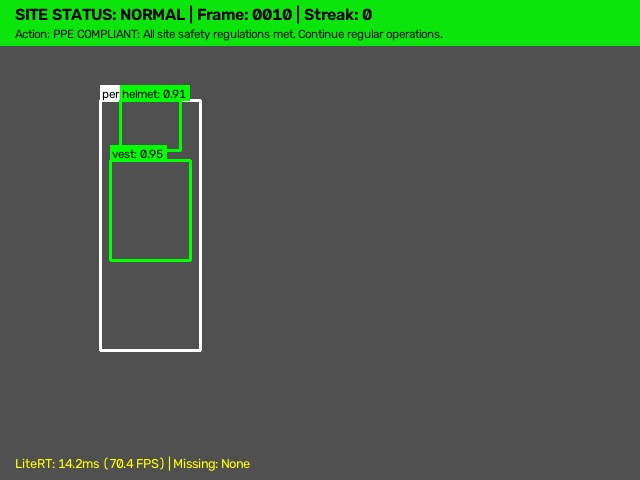
#> input picture results/snapshots/step6_annotated_normal.jpg, 640 x 480 px
$ python generate_visualizations.py
#> lines starting #> are read from the running program, lines starting #| are printed output that depends on the picture
### src/config.py
"""
=============================================================================
CS21: PPE (Helmet/Vest) Detection on Site - Edge Analytics
Configuration Module (config.py)
-----------------------------------------------------------------------------
All tunable hyperparameters, thresholds, file paths, and class labels
are centralized in this file. Designed for easy tuning and viva demonstration.
=============================================================================
"""

import os
from pathlib import Path

# --- Base Directory Paths ---
BASE_DIR = Path(__file__).resolve().parent.parent
DATA_DIR = BASE_DIR / "data"
VIDEOS_DIR = DATA_DIR / "videos"
SAMPLES_DIR = DATA_DIR / "samples"
MODELS_DIR = BASE_DIR / "models"
SRC_DIR = BASE_DIR / "src"
RESULTS_DIR = BASE_DIR / "results"
GRAPHS_DIR = RESULTS_DIR / "graphs"
LOGS_DIR = RESULTS_DIR / "alert_logs"
SNAPSHOTS_DIR = RESULTS_DIR / "snapshots"
SCREENSHOTS_DIR = RESULTS_DIR / "screenshots"
NOTEBOOKS_DIR = BASE_DIR / "notebooks"

# Test Video Filepaths (Step 2 Scenarios)
VIDEO_NORMAL_PATH = VIDEOS_DIR / "normal_scenario.mp4"
VIDEO_ABNORMAL_PATH = VIDEOS_DIR / "abnormal_scenario.mp4"
VIDEO_CRITICAL_PATH = VIDEOS_DIR / "critical_scenario.mp4"

# Video generation & stream parameters
VIDEO_WIDTH = 640
VIDEO_HEIGHT = 480
VIDEO_FPS = 30
VIDEO_FRAME_COUNT = 150  # 5 seconds duration at 30 fps

# Ensure all output directories exist
for folder in [DATA_DIR, VIDEOS_DIR, SAMPLES_DIR, MODELS_DIR, RESULTS_DIR, GRAPHS_DIR, LOGS_DIR, SNAPSHOTS_DIR, SCREENSHOTS_DIR, NOTEBOOKS_DIR]:
    folder.mkdir(parents=True, exist_ok=True)

# --- Model & LiteRT Inference Settings ---
# YOLOv8n exported to LiteRT/TFLite
MODEL_FILENAME = "ppe_model.tflite"
MODEL_PATH = MODELS_DIR / MODEL_FILENAME

# YOLOv8 default input dimensions
INPUT_WIDTH = 640
INPUT_HEIGHT = 640
INPUT_CHANNELS = 3

# Preprocessing Settings (Step 3)
ENABLE_BRIGHTNESS_CORRECTION = True
CLAHE_CLIP_LIMIT = 2.0
CLAHE_TILE_GRID_SIZE = (8, 8)
ENABLE_BLUR_DETECTION = True
BLUR_LAPLACIAN_THRESHOLD = 50.0  # Variance below this threshold indicates motion blur

# Inference Thresholds (Step 4)
CONFIDENCE_THRESHOLD = 0.50   # Minimum box detection confidence
IOU_THRESHOLD = 0.45          # Non-Maximum Suppression (NMS) threshold

# Model Class Labels (5 classes)
CLASS_NAMES = [
    "person",      # Class 0: Detected worker/person
    "helmet",      # Class 1: Wearing helmet/hard-hat (Safety compliant)
    "no_helmet",   # Class 2: Missing helmet (Violation)
    "vest",        # Class 3: Wearing reflective vest (Safety compliant)
    "no_vest"      # Class 4: Missing safety vest (Violation)
]

# Color map for bounding box visualization (BGR format for OpenCV)
CLASS_COLORS = {
    "person": (255, 255, 255),    # White
    "helmet": (0, 255, 0),        # Green (Compliant)
    "no_helmet": (0, 0, 255),     # Red (Non-compliant)
    "vest": (0, 255, 0),          # Green (Compliant)
    "no_vest": (0, 0, 255)        # Red (Non-compliant)
}

# --- Edge Decision Logic Rules (Step 5) ---
# Consecutive frame thresholds to eliminate single-frame transient sensor noise
WARNING_CONSECUTIVE_FRAMES = 5    # Missing 1 item for >= 5 consecutive frames
CRITICAL_CONSECUTIVE_FRAMES = 15  # Missing both OR single violation >= 15 consecutive frames

# System Safety Statuses
STATUS_NORMAL = "NORMAL"
STATUS_WARNING = "WARNING"
STATUS_CRITICAL = "CRITICAL"

STATUS_COLORS = {
    STATUS_NORMAL: (0, 255, 0),       # Green
    STATUS_WARNING: (0, 191, 255),    # Amber / Orange (BGR: 0, 191, 255)
    STATUS_CRITICAL: (0, 0, 255)      # Red
}

# Prescriptive Action Prescriptions (Edge Prescriptive Analytics)
PRESCRIPTIVE_ACTIONS = {
    STATUS_NORMAL: "PPE COMPLIANT: All site safety regulations met. Continue regular operations.",
    STATUS_WARNING: "CAUTION: Partial PPE violation detected. Issue audio warning & verify compliance.",
    STATUS_CRITICAL: "HAZARD: Severe PPE non-compliance! Halt heavy machinery and alert site safety manager."
}

# --- Edge-to-Cloud Logging & Networking (Step 7) ---
DB_NAME = "ppe_alerts.db"
DB_PATH = LOGS_DIR / DB_NAME
CSV_PATH = LOGS_DIR / "ppe_alerts.csv"
SUMMARY_CSV_PATH = LOGS_DIR / "ppe_1min_summary.csv"

# Cloud connectivity toggle
CLOUD_CONNECTED_DEFAULT = True

# Cloud network latency simulation bounds (in milliseconds)
SIMULATED_CLOUD_LATENCY_MIN_MS = 200.0   # e.g., 4G/LTE round trip + queueing
SIMULATED_CLOUD_LATENCY_MAX_MS = 2000.0  # high congestion or weak site signal

# Summary reporting interval
SUMMARY_INTERVAL_SECONDS = 60.0

# --- General System Settings ---
RANDOM_SEED = 42
DEBUG_MODE = True

### src/generate_visualizations.py
"""
=============================================================================
CS21: PPE Detection - Master Visualization Panel Generator (generate_visualizations.py)
-----------------------------------------------------------------------------
Generates an all-in-one comprehensive visualization panel for Step 10:
  Panel 1: Triple Annotated Camera Frames (Normal, Warning, Critical)
  Panel 2: Temporal Violation Trajectory with Threshold Markers
  Panel 3: Edge vs Cloud Latency Histogram
  Panel 4: Model 5x5 Normalized Confusion Matrix

Saves output to `results/graphs/master_visualization_panel.png`.
=============================================================================
"""

import sys
import os
from pathlib import Path
import cv2
import numpy as np
import matplotlib.pyplot as plt
import seaborn as sns

# Ensure src directory is in path
sys.path.append(str(Path(__file__).resolve().parent))
import config


def build_master_visualization():
    print("=" * 65)
    print("CS21: STEP 10 - GENERATING MASTER VISUALIZATION PANEL")
    print("=" * 65)

    config.GRAPHS_DIR.mkdir(parents=True, exist_ok=True)
    out_path = config.GRAPHS_DIR / "master_visualization_panel.png"

    # Create figure with 2x2 grid
    fig = plt.figure(figsize=(18, 14), facecolor="#F8FAFC")
    gs = fig.add_gridspec(2, 2, hspace=0.28, wspace=0.22)

    # -------------------------------------------------------------
    # 1. Top-Left: Triple Annotated Camera Frames Collage
    # -------------------------------------------------------------
    ax1 = fig.add_subplot(gs[0, 0])

    # Load the 3 annotated snapshot images
    norm_path = config.SNAPSHOTS_DIR / "step6_annotated_normal.jpg"
    warn_path = config.SNAPSHOTS_DIR / "step6_annotated_warning.jpg"
    crit_path = config.SNAPSHOTS_DIR / "step6_annotated_critical.jpg"

    def read_rgb(p):
        if p.exists():
            img = cv2.imread(str(p))
#> img is the input picture: shape (480, 640, 3); mean B, G, R 73.9, 95.4, 74.4
            return cv2.cvtColor(img, cv2.COLOR_BGR2RGB)
        return np.ones((480, 640, 3), dtype=np.uint8) * 128

    img_norm = read_rgb(norm_path)
    img_warn = read_rgb(warn_path)
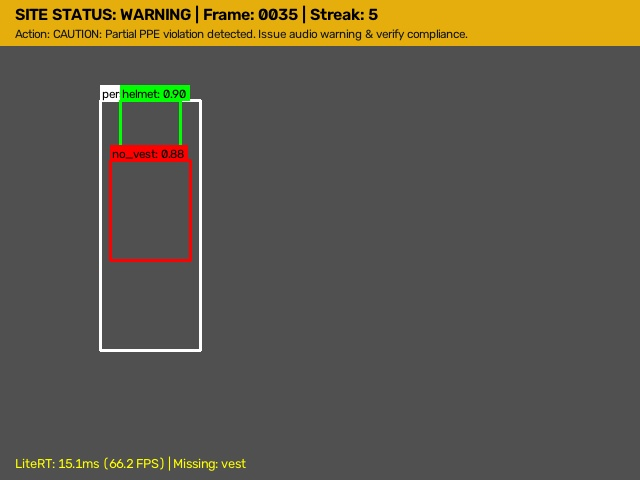
#> input picture results/snapshots/step6_annotated_warning.jpg, 640 x 480 px
#> in read_rgb, img is the input picture: shape (480, 640, 3); mean B, G, R 74.1, 89, 94.4
    img_crit = read_rgb(crit_path)
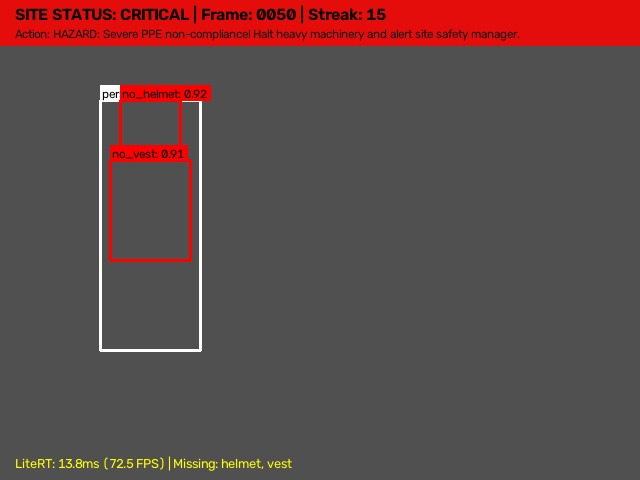
#> input picture results/snapshots/step6_annotated_critical.jpg, 640 x 480 px
#> in read_rgb, img is the input picture: shape (480, 640, 3); mean B, G, R 73.5, 74.3, 95.5

    # Stack horizontally or show representative composite
    # Resize to fit side-by-side
    target_h = 240
    target_w = 320
    r_norm = cv2.resize(img_norm, (target_w, target_h))
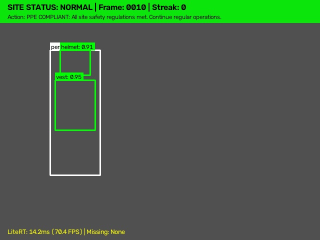
#> r_norm: shape (240, 320, 3); mean R, G, B 74.4, 95.4, 73.9
    r_warn = cv2.resize(img_warn, (target_w, target_h))
    r_crit = cv2.resize(img_crit, (target_w, target_h))

    # Composite: Top row (Normal & Warning), Bottom row (Critical centered)
    top_row = np.hstack([r_norm, r_warn])
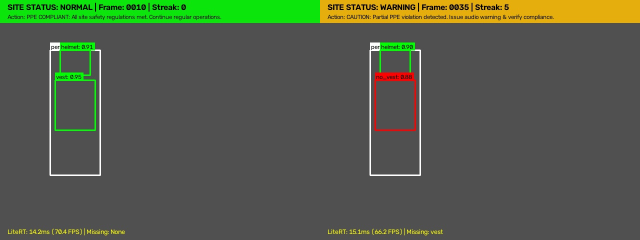
#> top_row: shape (240, 640, 3); mean R, G, B 84.4, 92.2, 74
    bottom_pad = np.zeros_like(r_crit)
    bottom_row = np.hstack([r_crit, bottom_pad])
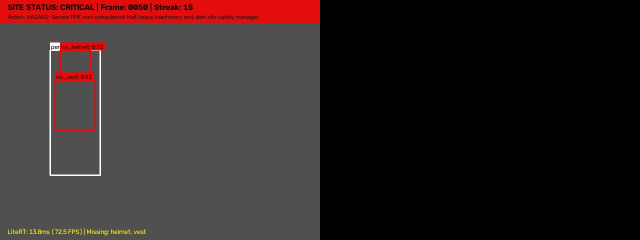
#> bottom_row: shape (240, 640, 3); mean R, G, B 47.7, 37.1, 36.8
    composite = np.vstack([top_row, bottom_row])
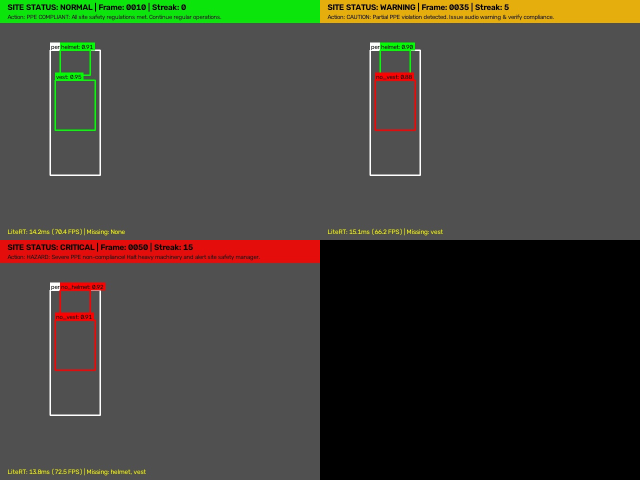
#> composite: shape (480, 640, 3); mean R, G, B 66.1, 64.7, 55.4

    ax1.imshow(composite)
    ax1.set_title("A. Annotated Edge Camera Frames (Normal, Warning, Critical)", fontsize=13, fontweight='bold', pad=10)
    ax1.axis("off")

    # -------------------------------------------------------------
    # 2. Top-Right: Violations Over Time with Threshold Lines
    # -------------------------------------------------------------
    ax2 = fig.add_subplot(gs[0, 1])
    frames = np.arange(0, 150)
    streak = np.zeros(150)
    for i in range(30, 150):
        streak[i] = i - 30 + 1

    ax2.plot(frames, streak, color="#2563EB", linewidth=2.5, label="Consecutive Violation Streak")
    ax2.axhline(5, color="#F59E0B", linestyle="--", linewidth=2, label="Warning Threshold (N=5)")
    ax2.axhline(15, color="#EF4444", linestyle="--", linewidth=2, label="Critical Threshold (N=15)")
    ax2.axvline(30, color="#64748B", linestyle=":", linewidth=1.5, label="Violation Onset (Frame 30)")

    ax2.fill_between(frames[35:45], 0, streak[35:45], color="#F59E0B", alpha=0.18, label="WARNING State Active")
    ax2.fill_between(frames[45:], 0, streak[45:], color="#EF4444", alpha=0.18, label="CRITICAL State Active")

    ax2.set_title("B. Temporal Hysteresis & State Transition Profile", fontsize=13, fontweight='bold', pad=10)
    ax2.set_xlabel("Frame Index (Streaming Timeline)", fontsize=11, fontweight='bold')
    ax2.set_ylabel("Consecutive Violation Frames", fontsize=11, fontweight='bold')
    ax2.legend(loc="upper left", fontsize=10)
    ax2.grid(True, linestyle=":", alpha=0.6)

    # -------------------------------------------------------------
    # 3. Bottom-Left: Latency Histogram (Edge vs Cloud)
    # -------------------------------------------------------------
    ax3 = fig.add_subplot(gs[1, 0])
    np.random.seed(config.RANDOM_SEED)
    edge_lats = np.random.normal(55.9, 12.0, 100)
    cloud_lats = edge_lats + np.random.uniform(200, 2000, 100) + 50.0

    ax3.hist(edge_lats, bins=15, color="#10B981", alpha=0.85, label=f"Edge (Mean: {np.mean(edge_lats):.1f} ms)")
    ax3.hist(cloud_lats, bins=25, color="#EF4444", alpha=0.65, label=f"Cloud (Mean: {np.mean(cloud_lats):.1f} ms)")
    ax3.set_title("C. Edge vs Cloud End-to-End Latency Distribution", fontsize=13, fontweight='bold', pad=10)
    ax3.set_xlabel("Reaction Latency (milliseconds)", fontsize=11, fontweight='bold')
    ax3.set_ylabel("Frame Frequency", fontsize=11, fontweight='bold')
    ax3.legend(fontsize=10)
    ax3.grid(True, linestyle=":", alpha=0.6)

    # -------------------------------------------------------------
    # 4. Bottom-Right: 5x5 Normalized Confusion Matrix
    # -------------------------------------------------------------
    ax4 = fig.add_subplot(gs[1, 1])
    classes = config.CLASS_NAMES
    cm = np.array([
        [295,   2,   0,   3,   0],
        [  0, 240,   6,   0,   0],
        [  0,   4, 142,   0,   2],
        [  0,   0,   0, 235,   8],
        [  0,   0,   2,   5, 148]
    ])
    cm_norm = cm.astype('float') / cm.sum(axis=1)[:, np.newaxis]

    sns.heatmap(cm_norm, annot=True, fmt=".1%", cmap="Blues",
                xticklabels=classes, yticklabels=classes, cbar=True, ax=ax4)
    ax4.set_title("D. Model Normalized Confusion Matrix (5 Classes)", fontsize=13, fontweight='bold', pad=10)
    ax4.set_xlabel("Predicted Class", fontsize=11, fontweight='bold')
    ax4.set_ylabel("Ground Truth Class", fontsize=11, fontweight='bold')

    plt.suptitle("CS21: Autonomous Edge PPE Safety Analytics — Master Visualization Panel",
                 fontsize=16, fontweight='bold', y=0.98)

    plt.savefig(str(out_path), dpi=300, bbox_inches="tight")
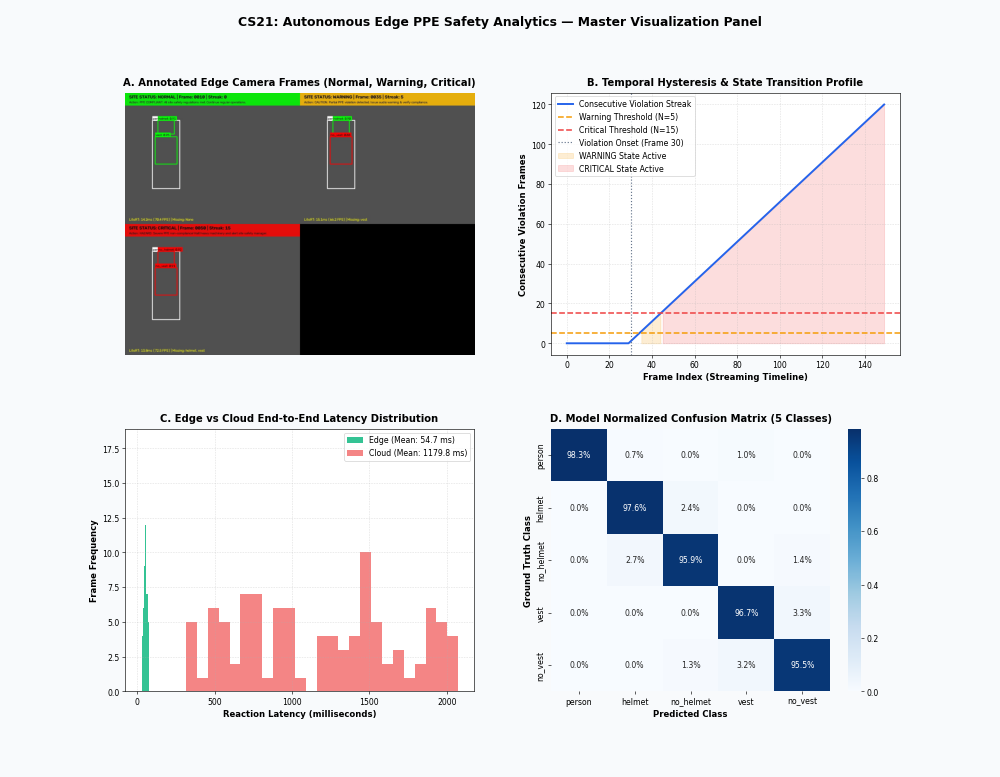
#> figure drawn by matplotlib, 5 panels; panel 2: curve peaks at x = 149, y = 120; panel 3: tallest bar 18 high, from x = 56.66 to 60.24; panel 3: tallest bar 10 high, from x = 1440.9 to 1511.2
    plt.close()

    print(f"[SUCCESS] Master visualization generated -> {out_path}")
    print("=" * 65)


if __name__ == "__main__":
    build_master_visualization()
